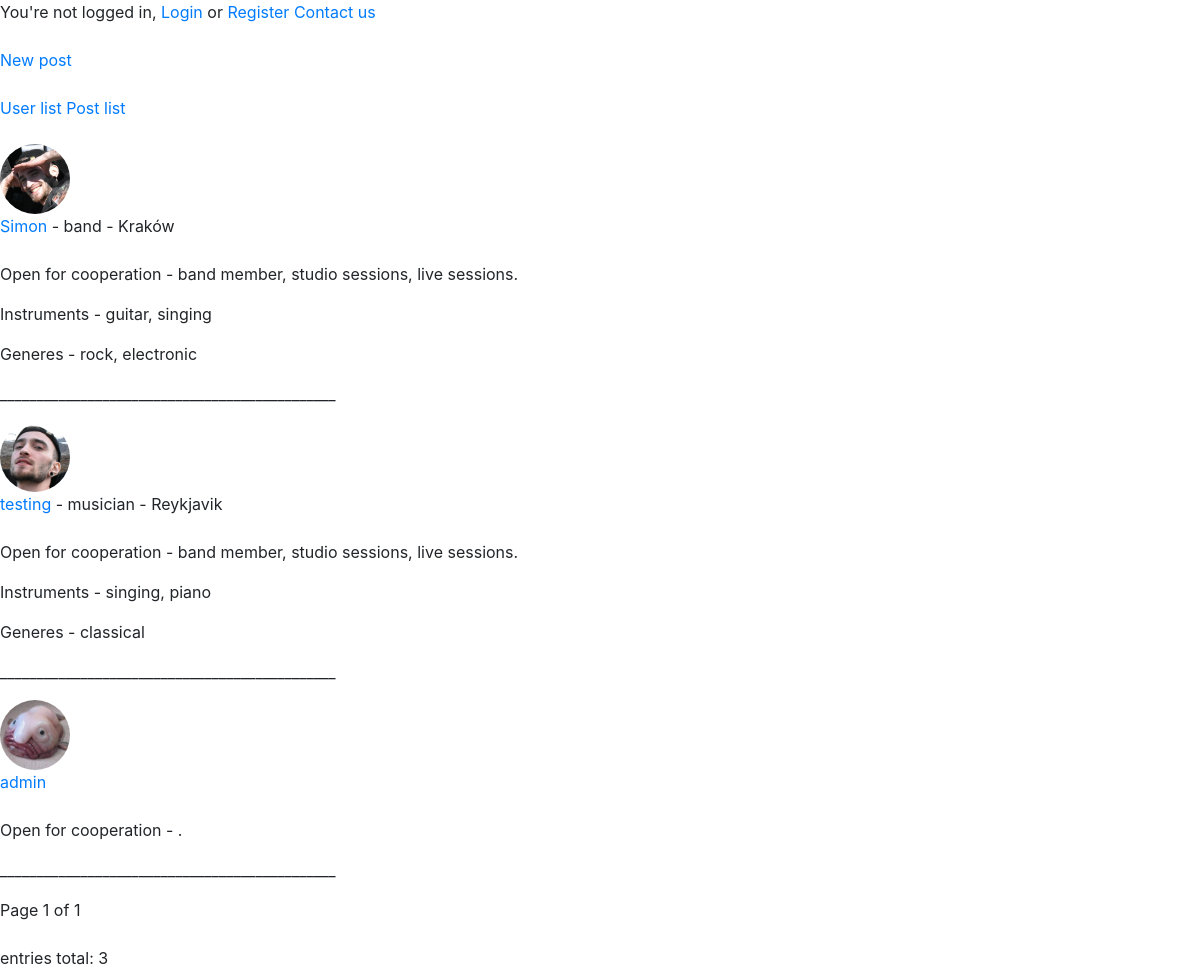
/users/, run on the app's committed database.
### users/models.py (models this page shows, shortened)
class Profile(models.Model):
    user = models.OneToOneField(User, on_delete=models.CASCADE)
    profile_pic = models.ImageField(default='default.jpg', upload_to='profile_pics')
    kind = models.ForeignKey(UserKindOfProfile, on_delete=models.SET_NULL, null=True)
    instruments = models.ManyToManyField(UserInstrument)
    generes = models.ManyToManyField(UserGenere)
    city = models.CharField(max_length=30)
    open_for_coop = models.BooleanField(default=True)
    form_of_coop = models.ManyToManyField(UserCooperation)
    bio = models.CharField(max_length=600)
    slug = models.SlugField(blank=True, null=True)
    def get_instruments(self):
        return ", ".join(str(instrument) for instrument in self.instruments.all())
    def get_generes(self):
        return ", ".join(str(genere) for genere in self.generes.all())
    def get_form_of_coop(self):
        return ", ".join(str(coop) for coop in self.form_of_coop.all())
    class Meta:
       ordering = ['-user']

class UserKindOfProfile(models.Model):
    name = models.CharField(max_length=120)
    def __str__(self):
        return f'{self.name}'

class UserCooperation(models.Model):
    name = models.CharField(max_length=120)
    def __str__(self):
        return f'{self.name}'

class UserInstrument(models.Model):
    name = models.CharField(max_length=120)
    def __str__(self):
        return f'{self.name}'

class UserGenere(models.Model):
    name = models.CharField(max_length=120)
    def __str__(self):
        return f'{self.name}'

### users/views.py (the view)
# urls.py: path('', ProfileListView.as_view(), name='user-list'),
class ProfileListView(ListView):
    model = Profile
    paginate_by = 3

### users/templates/users/profile_list.html
{% extends 'base.html' %}
{% block content %}
    {% include 'navbar.html' %}
    {% for obj in object_list %}
        <img id='profile-small-pic' class='rounded-circle' src='{{ obj.user.profile.profile_pic.url }}'><br>
        <a href="{% url 'user-detail' obj.slug %}">{{ obj.user.username }}</a>
        {% if obj.user.profile.kind %}
            - {{ obj.user.profile.kind }}
        {% endif %}
        {% if obj.user.profile.city %}
            - {{ obj.user.profile.city }}
        {% endif %}<br><br>
        {% if obj.user.profile.open_for_coop %}
            <p>Open for cooperation - {{ obj.user.profile.get_form_of_coop }}.</p>
        {% else %}
            <p>Not open for cooperation at the moment.</p>
        {% endif %}
        {% if obj.user.profile.get_instruments %}
            <p>Instruments - {{ obj.user.profile.get_instruments }}</p>
        {% endif %}
        {% if obj.user.profile.get_generes %}
            <p>Generes - {{ obj.user.profile.get_generes }}</p>
        {% endif %}
        <p>______________________________________________</p>
    {% endfor %}
    {% include "_pagination.html" %}
{% endblock %}

### findmusician/templates/base.html (shortened to what this page needs)
{% load static %}
<!DOCTYPE html>
<html>
<head>
  <link rel="stylesheet" href="https://maxcdn.bootstrapcdn.com/bootstrap/4.0.0/css/bootstrap.min.css">
  <link rel="stylesheet" type="text/css" href="{% static 'findmusician/main.css' %}">
</head>
<body>
  {% block content %}{% endblock %}
</body>
</html>

### findmusician/templates/navbar.html
    {% if user.is_authenticated %}
        <a href="{% url 'user-detail' user.profile.slug %}">Profile</a>
        <a href="{% url 'logout' %}">Logout</a>
            <a href="{% url 'contact' %}">Contact us</a>
        <br><br>
    {% else %}
        You're not logged in,
        <a href="{% url 'login' %}">Login</a> or
        <a href="{% url 'register' %}">Register</a>
        <a href="{% url 'contact' %}">Contact us</a>
        <br><br>
    {% endif %}
    <a href="{% url 'post-create' %}">New post</a>
    <br><br>
    <a href="{% url 'user-list' %}">User list</a>
    <a href="{% url 'post-list' %}">Post list</a>
    <br><br>

### findmusician/templates/_pagination.html (shortened to what this page needs)
<div class="pagination">
    <span class="pagination__nav">
        <span class="current">
            Page {{ page_obj.number }} of {{ page_obj.paginator.num_pages }}
        </span>
        <br><br>
        entries total: {{ page_obj.paginator.count }}
    </span>
</div>

### findmusician/static/findmusician/main.css (style rules this page uses)
#profile-small-pic { max-width: 70px; }

### data on the page
Profile: user.profile.profile_pic (picture), user.username "Simon", user.profile.kind "band", user.profile.city "Kraków", user.profile.get_form_of_coop "band member, studio sessions, live sessions", user.profile.get_instruments "guitar, singing", user.profile.get_generes "rock, electronic"
Profile: user.profile.profile_pic (picture), user.username "testing", user.profile.kind "musician", user.profile.city "Reykjavik", user.profile.get_form_of_coop "band member, studio sessions, live sessions", user.profile.get_instruments "singing, piano", user.profile.get_generes "classical"
Profile: user.profile.profile_pic (placeholder picture), user.username "admin"

### other printed values
{{ page_obj.number }} "1"
{{ page_obj.paginator.num_pages }} "1"
{{ page_obj.paginator.count }} "3"
